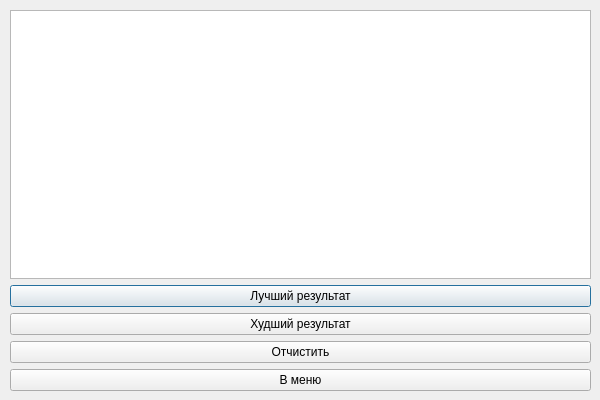
<?xml version="1.0" encoding="UTF-8"?>
<ui version="4.0">
 <class>ProgressWindow</class>
 <widget class="QDialog" name="ProgressWindow">
  <property name="geometry">
   <rect>
    <x>0</x>
    <y>0</y>
    <width>600</width>
    <height>400</height>
   </rect>
  </property>
  <property name="windowTitle">
   <string>Твой прогресс</string>
  </property>
  <widget class="QWidget" name="layoutWidget">
   <property name="geometry">
    <rect>
     <x>10</x>
     <y>10</y>
     <width>581</width>
     <height>381</height>
    </rect>
   </property>
   <layout class="QVBoxLayout" name="verticalLayout">
    <item>
     <widget class="QTableView" name="tableView">
      <property name="layoutDirection">
       <enum>Qt::LeftToRight</enum>
      </property>
      <property name="editTriggers">
       <set>QAbstractItemView::NoEditTriggers</set>
      </property>
      <property name="selectionMode">
       <enum>QAbstractItemView::NoSelection</enum>
      </property>
     </widget>
    </item>
    <item>
     <widget class="QPushButton" name="max_Button">
      <property name="text">
       <string>Лучший результат</string>
      </property>
     </widget>
    </item>
    <item>
     <widget class="QPushButton" name="min_Button">
      <property name="text">
       <string>Худший результат</string>
      </property>
     </widget>
    </item>
    <item>
     <widget class="QPushButton" name="clear_db_Button">
      <property name="text">
       <string>Отчистить</string>
      </property>
     </widget>
    </item>
    <item>
     <widget class="QPushButton" name="back_to_menu_Button">
      <property name="text">
       <string>В меню</string>
      </property>
     </widget>
    </item>
   </layout>
  </widget>
 </widget>
 <resources/>
 <connections/>
</ui>
